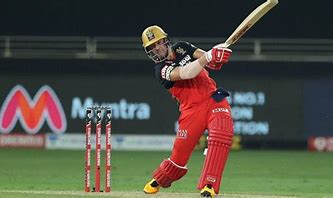
#> input picture AB1.jpg, 333 x 198 px
$ python A4.py
#> lines starting #> are read from the running program, lines starting #| are printed output that depends on the picture
import cv2
import numpy as np
from matplotlib import pyplot as plt
img = cv2.imread('AB1.jpg')
#> img is the input picture: shape (198, 333, 3); mean B, G, R 68, 78.4, 81.6
b, g, r = cv2.split(img)
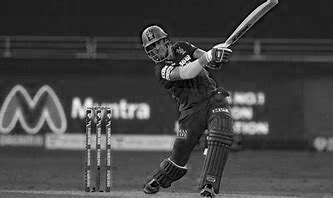
#> b: shape (198, 333); min 0, max 255, mean 68
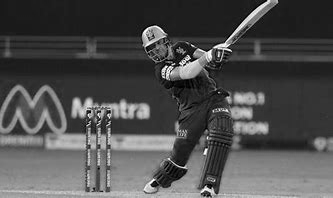
#> g: shape (198, 333); min 0, max 255, mean 78.4
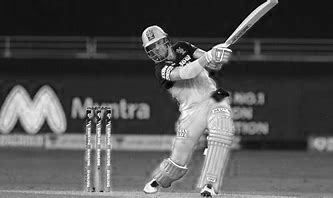
#> r: shape (198, 333); min 0, max 255, mean 81.6
zeros_ch = np.zeros(img.shape[0:2], dtype="uint8")

blue_img = cv2.merge([b, zeros_ch, zeros_ch])
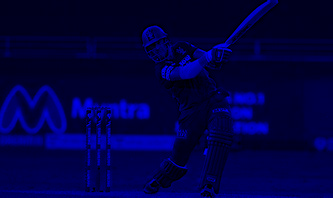
#> blue_img: shape (198, 333, 3); mean of channels 0, 1, 2 68, 0, 0; drawn as B, G, R
cv2.imshow("Blue Image", blue_img)

green_img = cv2.merge([zeros_ch, g, zeros_ch])
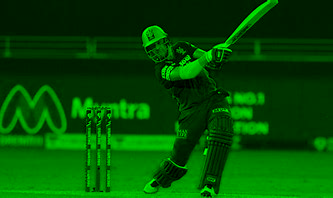
#> green_img: shape (198, 333, 3); mean of channels 0, 1, 2 0, 78.4, 0; drawn as B, G, R
cv2.imshow("Green Image", green_img)

red_img = cv2.merge([zeros_ch, zeros_ch, r])
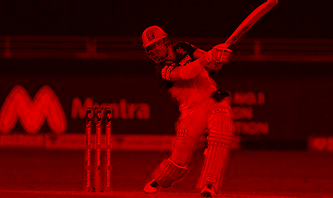
#> red_img: shape (198, 333, 3); mean of channels 0, 1, 2 0, 0, 81.6; drawn as B, G, R
cv2.imshow("Red Image", red_img)

cv2.waitKey(0)
cv2.destroyAllWindows()
